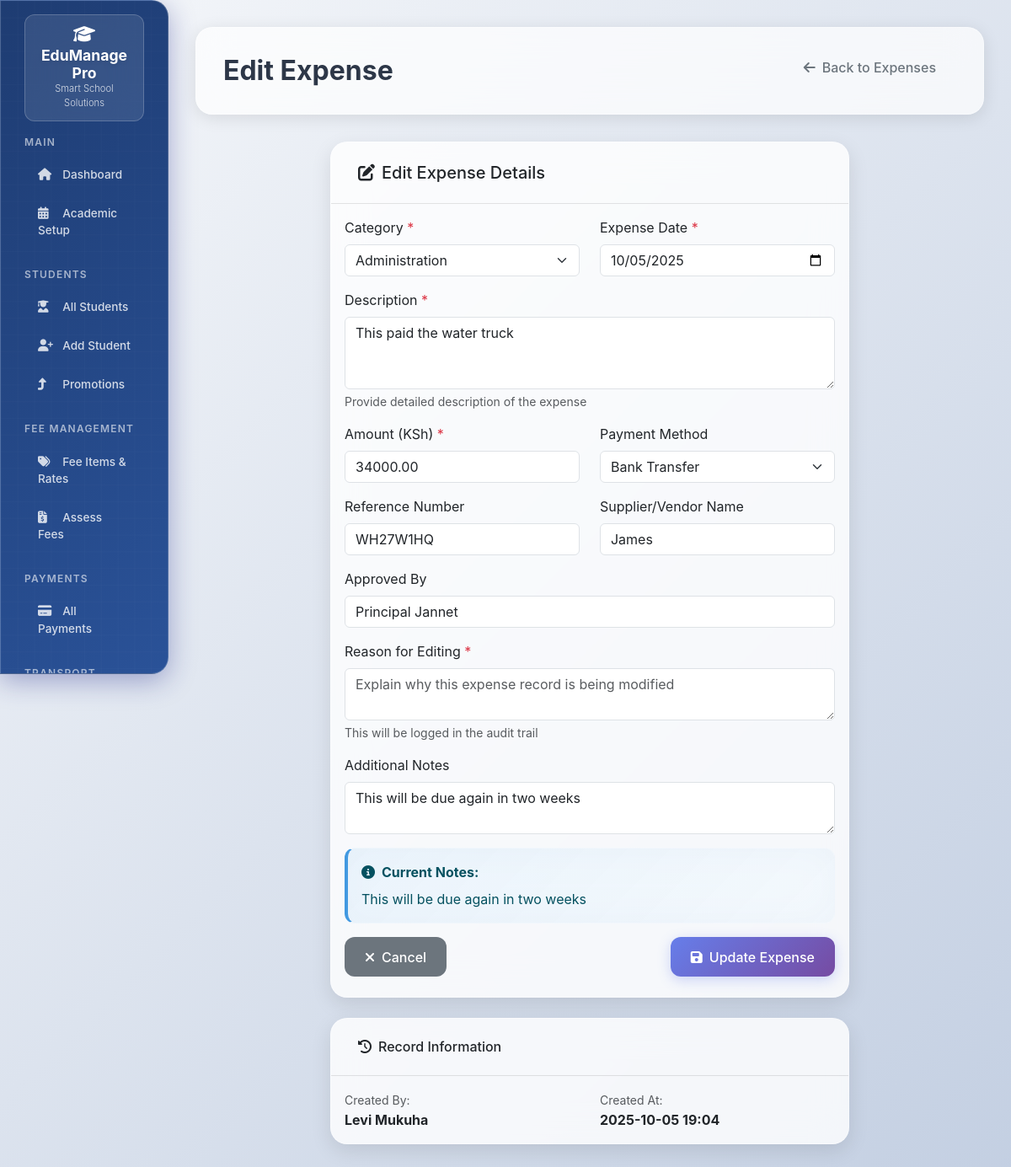
Page /expenses/edit/1 (signed in) on the committed database.
### models.py (models this page shows, shortened)
class Expense(db.Model):
    __tablename__ = "expenses"
    id = db.Column(db.Integer, primary_key=True)
    category_id = db.Column(db.Integer, db.ForeignKey("expense_categories.id"), nullable=False)
    description = db.Column(db.Text, nullable=False)
    amount = db.Column(db.Numeric(12, 2), nullable=False)
    expense_date = db.Column(db.Date, default=date.today)
    payment_method = db.Column(db.Enum(PaymentMode))
    reference_number = db.Column(db.String(50))
    supplier_name = db.Column(db.String(200))
    approved_by = db.Column(db.String(100))
    notes = db.Column(db.Text)
    created_by = db.Column(db.Integer, db.ForeignKey("users.id"))
    created_at = db.Column(db.DateTime, default=datetime.utcnow)
    category = db.relationship("ExpenseCategory", backref="expenses")
    creator = db.relationship("User", backref="expenses_created")

class ExpenseCategory(db.Model):
    __tablename__ = "expense_categories"
    id = db.Column(db.Integer, primary_key=True)
    name = db.Column(db.String(100), nullable=False, unique=True)
    code = db.Column(db.String(20), nullable=False, unique=True)
    description = db.Column(db.Text)
    is_active = db.Column(db.Boolean, default=True)

class User(UserMixin, db.Model):
    __tablename__ = "users"
    id = db.Column(db.Integer, primary_key=True)
    google_id = db.Column(db.String(100), unique=True)
    email = db.Column(db.String(255), unique=True, nullable=False)
    name = db.Column(db.String(255), nullable=False)
    profile_pic = db.Column(db.String(500))
    role = db.Column(db.Enum(UserRole), default=UserRole.ACCOUNTANT)
    is_active = db.Column(db.Boolean, default=True)
    created_at = db.Column(db.DateTime, default=datetime.utcnow)
    last_login = db.Column(db.DateTime)

### app.py (the view, shortened to what this page needs)
@app.route('/expenses/edit/<int:expense_id>', methods=['GET', 'POST'])
@login_required
def edit_expense(expense_id):
    expense = Expense.query.get_or_404(expense_id)
    categories = ExpenseCategory.query.filter_by(is_active=True).all()
    return render_template('expenses/edit.html', expense=expense, categories=categories)

### app.py (called while the page is built)
@app.context_processor
def inject_common_vars():
    return {
        'date': date,
        'datetime': datetime,
        'Decimal': Decimal,
        'today': date.today(),  # Current date
        'now': datetime.now()   # Current datetime
    }

@app.context_processor
def inject_enums():
    return {
        'StudentType': StudentType,
        'UserRole': UserRole,
        'PaymentMode': PaymentMode,
        'FeeScope': FeeScope,
        'PromotionStatus': PromotionStatus
    }

@login_manager.user_loader
def load_user(user_id):
    return User.query.get(int(user_id))

### Templates/expenses/edit.html (shortened to what this page needs)
{% extends "base.html" %}
{% block page_title %}Edit Expense{% endblock %}
{% block page_actions %}
<a href="{{ url_for('expense_list') }}" class="btn btn-outline-secondary">
    <i class="fas fa-arrow-left me-2"></i>Back to Expenses
</a>
{% endblock %}
{% block content %}
<div class="row justify-content-center">
    <div class="col-md-8">
        <div class="card">
            <div class="card-header">
                <h5 class="mb-0">
                    <i class="fas fa-edit me-2"></i>Edit Expense Details
                </h5>
            </div>
            <div class="card-body">
                <form method="POST" id="expenseForm">
                    <div class="row">
                        <div class="col-md-6 mb-3">
                            <label for="category_id" class="form-label">
                                Category <span class="text-danger">*</span>
                            </label>
                            <select class="form-select" id="category_id" name="category_id" required>
                                {% for category in categories %}
                                <option value="{{ category.id }}"
                                        {% if category.id == expense.category_id %}selected{% endif %}>
                                    {{ category.name }}
                                </option>
                                {% endfor %}
                            </select>
                        </div>
                        <div class="col-md-6 mb-3">
                            <label for="expense_date" class="form-label">
                                Expense Date <span class="text-danger">*</span>
                            </label>
                            <input type="date"
                                   class="form-control"
                                   id="expense_date"
                                   name="expense_date"
                                   value="{{ expense.expense_date.strftime('%Y-%m-%d') }}"
                                   required>
                        </div>
                    </div>
                    <div class="mb-3">
                        <label for="description" class="form-label">
                            Description <span class="text-danger">*</span>
                        </label>
                        <textarea class="form-control"
                                  id="description"
                                  name="description"
                                  rows="3"
                                  required>{{ expense.description }}</textarea>
                        <div class="form-text">Provide detailed description of the expense</div>
                    </div>
                    <div class="row">
                        <div class="col-md-6 mb-3">
                            <label for="amount" class="form-label">
                                Amount (KSh) <span class="text-danger">*</span>
                            </label>
                            <input type="number"
                                   class="form-control"
                                   id="amount"
                                   name="amount"
                                   step="0.01"
                                   value="{{ expense.amount }}"
                                   required>
                        </div>
                        <div class="col-md-6 mb-3">
                            <label for="payment_method" class="form-label">Payment Method</label>
                            <select class="form-select" id="payment_method" name="payment_method">
                                <option value="BANK" {% if expense.payment_method and expense.payment_method.value == 'BANK' %}selected{% endif %}>Bank Transfer</option>
                            </select>
                        </div>
                    </div>
                    <div class="row">
                        <div class="col-md-6 mb-3">
                            <label for="reference_number" class="form-label">
                                Reference Number
                            </label>
                            <input type="text"
                                   class="form-control"
                                   id="reference_number"
                                   name="reference_number"
                                   value="{{ expense.reference_number or '' }}"
                                   placeholder="Transaction/Receipt number">
                        </div>
                        <div class="col-md-6 mb-3">
                            <label for="supplier_name" class="form-label">
                                Supplier/Vendor Name
                            </label>
                            <input type="text"
                                   class="form-control"
                                   id="supplier_name"
                                   name="supplier_name"
                                   value="{{ expense.supplier_name or '' }}"
                                   placeholder="Name of supplier or vendor">
                        </div>
                    </div>
                    <div class="mb-3">
                        <label for="approved_by" class="form-label">
                            Approved By
                        </label>
                        <input type="text"
                               class="form-control"
                               id="approved_by"
                               name="approved_by"
                               value="{{ expense.approved_by or '' }}"
                               placeholder="Name of approving authority">
                    </div>
                    <div class="mb-3">
                        <label for="edit_reason" class="form-label">
                            Reason for Editing <span class="text-danger">*</span>
                        </label>
                        <textarea class="form-control"
                                  id="edit_reason"
                                  name="edit_reason"
                                  rows="2"
                                  required
                                  placeholder="Explain why this expense record is being modified"></textarea>
                        <div class="form-text">This will be logged in the audit trail</div>
                    </div>
                    <div class="mb-3">
                        <label for="notes" class="form-label">Additional Notes</label>
                        <textarea class="form-control"
                                  id="notes"
                                  name="notes"
                                  rows="2">{{ expense.notes or '' }}</textarea>
                    </div>
                    {% if expense.notes %}
                    <div class="alert alert-info">
                        <strong><i class="fas fa-info-circle me-2"></i>Current Notes:</strong>
                        <div class="mt-2">{{ expense.notes }}</div>
                    </div>
                    {% endif %}
                    <div class="d-flex justify-content-between">
                        <a href="{{ url_for('expense_list') }}" class="btn btn-secondary">
                            <i class="fas fa-times me-2"></i>Cancel
                        </a>
                        <button type="submit" class="btn btn-primary">
                            <i class="fas fa-save me-2"></i>Update Expense
                        </button>
                    </div>
                </form>
            </div>
        </div>
        <div class="card mt-3">
            <div class="card-header">
                <h6 class="mb-0">
                    <i class="fas fa-history me-2"></i>Record Information
                </h6>
            </div>
            <div class="card-body">
                <div class="row">
                    <div class="col-md-6">
                        <small class="text-muted">Created By:</small><br>
                        <strong>{{ expense.creator.name if expense.creator else 'System' }}</strong>
                    </div>
                    <div class="col-md-6">
                        <small class="text-muted">Created At:</small><br>
                        <strong>{{ expense.created_at.strftime('%Y-%m-%d %H:%M') }}</strong>
                    </div>
                </div>
            </div>
        </div>
    </div>
</div>
{% endblock %}

### Templates/base.html (style rules this page uses)
:root { --primary-gradient: linear-gradient(135deg, #667eea 0%, #764ba2 100%); --modern-gradient: linear-gradient(135deg, #1e3c72 0%, #2a5298 100%); --glass-bg: rgba(255, 255, 255, 0.1); --glass-border: rgba(255, 255, 255, 0.2); --shadow-light: 0 8px 32px rgba(31, 38, 135, 0.37); --shadow-hover: 0 15px 35px rgba(31, 38, 135, 0.5); --border-radius: 20px; --border-radius-small: 12px; --transition: all 0.2s ease; }
body { font-family: 'Inter', -apple-system, BlinkMacSystemFont, 'Segoe UI', sans-serif; background: linear-gradient(135deg, #f5f7fa 0%, #c3cfe2 100%); min-height: 100vh; }
.card { background: rgba(255, 255, 255, 0.8); backdrop-filter: blur(20px); border: 1px solid rgba(255, 255, 255, 0.3); border-radius: var(--border-radius); box-shadow: 0 8px 25px rgba(0, 0, 0, 0.1); transition: var(--transition); margin-bottom: 1.5rem; }
.card-header { background: transparent; border-bottom: 1px solid rgba(0, 0, 0, 0.1); border-radius: var(--border-radius) var(--border-radius) 0 0 !important; padding: 1.5rem 2rem; font-weight: 600; }
.btn { border-radius: var(--border-radius-small); font-weight: 500; transition: var(--transition); border: none; padding: 0.7rem 1.5rem; margin-right: 0.5rem; margin-bottom: 0.5rem; }
.btn:last-child { margin-right: 0; }
.btn-primary { background: linear-gradient(135deg, #667eea 0%, #764ba2 100%); color: white; box-shadow: 0 4px 15px rgba(102, 126, 234, 0.3); }
.alert { background: rgba(255, 255, 255, 0.9); backdrop-filter: blur(20px); border: 1px solid rgba(255, 255, 255, 0.3); border-radius: var(--border-radius-small); border-left: 4px solid; animation: slideIn 0.3s ease-out; }
.alert-info { border-left-color: #4299e1; background: linear-gradient(135deg, rgba(66, 153, 225, 0.1), rgba(66, 153, 225, 0.05)); }

### rows in the picture
Expense: category_id "Administration", expense_date "10/05/2025", description "This paid the water truck", amount "34000.00", payment_method "Bank Transfer", reference_number "WH27W1HQ", supplier_name "James", approved_by "Principal Jannet", notes "This will be due again in two weeks", created_at "2025-10-05 19:04"
User: creator "Levi Mukuha"
